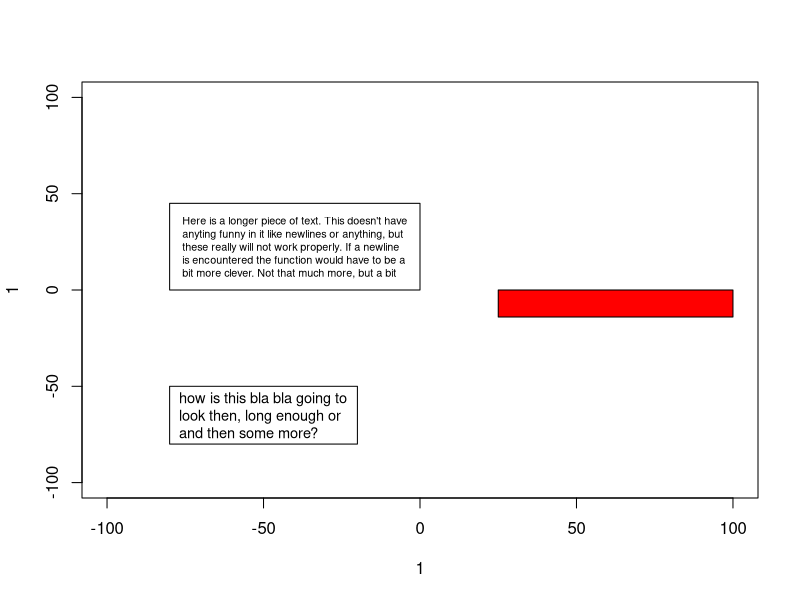
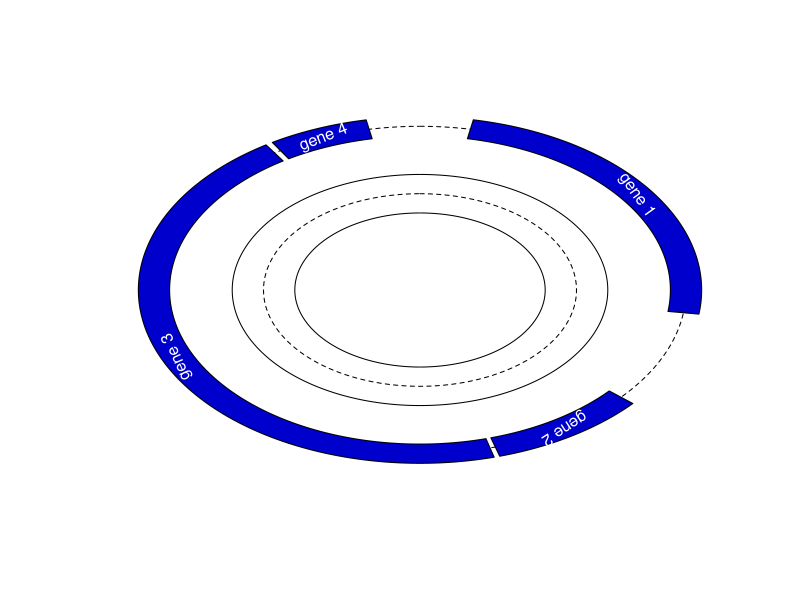

Generate these figures, in order, with R: (Note: this script raises an error after producing the figures.)
## return the points of an arc centered on x, y, from a.beg to a.end and with a radious
## of r
arcPoints <- function( x, y, r, a.beg, a.end, a.n=20, degrees=FALSE){
    if( degrees ){
        a.beg <- pi * a.beg / 180
        a.end <- pi * a.end / 180
    }
        
    angles <- seq(a.beg, a.end, length.out=a.n)
    a.x <- x + sin( angles ) * r
    a.y <- y + cos( angles ) * r
    pts <- matrix( c(a.x, a.y), ncol=2 )
    colnames(pts) <- c('x', 'y')
    pts
}

## draw an arc, as a line
## centered on x,y, and with radius of r+depth and r-depth..
lineArc <- function(x, y, r, a.beg, a.end, a.sep=NA, degrees=FALSE, label=NULL, label.col=1, ...){
    ## set the default here... 
    if(is.na(a.sep))
        a.sep = 0.01
    if( degrees ){
        a.beg <- pi * a.beg / 180
        a.end <- pi * a.end / 180
    }
        
    angles <- seq(a.beg, a.end, by=a.sep)
    a.x <- x + sin( angles ) * r
    a.y <- y + cos( angles ) * r

    lines( a.x, a.y, ... )

    if(!is.null(label)){
        mid.a <- (a.beg + a.end)/2
        ## but the rotation angle we need for the text needs to be in degrees
        rot.a <- -180 * mid.a / pi
        text( x + sin( mid.a ) * r, y + cos( mid.a ) * r,
              label, srt=rot.a, col=label.col )
    }
}

## draw an arc, as a polygon..
## centered on x,y, and with radius of r+depth and r-depth..
polygArc <- function(x, y, r, depth, a.beg, a.end, a.sep=NA, degrees=FALSE, label=NULL, label.col=1, ...){
    ## set the default here... 
    if(is.na(a.sep))
        a.sep = 0.01
    if( degrees ){
        a.beg <- pi * a.beg / 180
        a.end <- pi * a.end / 180
    }
        
    angles <- seq(a.beg, a.end, by=a.sep)
    a.x <- sin( angles )
    a.y <- cos( angles )
    outer.x <- x + (a.x * (r + depth/2))
    outer.y <- y + (a.y * (r + depth/2))

    inner.x <- x + (a.x * (r - depth/2))
    inner.y <- y + (a.y * (r - depth/2))

    polygon( c(outer.x, rev(inner.x)), c(outer.y, rev(inner.y)), ... )

    if(!is.null(label)){
        mid.a <- (a.beg + a.end)/2
        ## but the rotation angle we need for the text needs to be in degrees
        rot.a <- -180 * mid.a / pi
        text( x + sin( mid.a ) * r, y + cos( mid.a ) * r,
              label, srt=rot.a, col=label.col )
    }
}

## x is taken as positions along an arc running from angle, a.beg to a.end
plotPolar <- function(o.x, o.y, x, y, r, y.depth, a.beg, a.end, degrees=FALSE, drawBorders=TRUE, drawCenter=TRUE, ...){
    if( degrees ){
        a.beg <- pi * a.beg / 180
        a.end <- pi * a.end / 180
    }
    x.r <- range(x)
    x.o <- (x - x.r[1]) / (x.r[2] - x.r[1])
    a <- a.beg + x.o * (a.end - a.beg)

    y.r <- range(y)
    y.o <- (y - mean(y.r)) / (y.r[2] - y.r[1])

    y.x <- o.x + sin( a ) * (r + y.o * y.depth)
    y.y <- o.y + cos( a ) * (r + y.o * y.depth)

    if(drawCenter)
        lineArc(o.x, o.y, r, a.beg, a.end, lty=2)
    if(drawBorders){
        lineArc(o.x, o.y, r + y.depth/2, a.beg, a.end )
        lineArc(o.x, o.y, r - y.depth/2, a.beg, a.end )
    }
    
    points(y.x, y.y, ...)
    
}

## if useNormals is true then the user may specify two additional points; one point
## extending from the first and last position for calculating the normals.
pathLetters <- function( x, y, word, cex=NA, cex.adj=0.75, useNormals=FALSE, ... ){
    chars <- unlist(strsplit(word, ''))
    ## to work out a reasonable cex we need to know the space between the letters
    ## that is the distances between the positions in x and y
    l <- length(chars)
    if(useNormals){
        ## we could consider using lowess / loess / smooth.spline / predict
        ## to get smoother transitions, but I think this is pretty OK to start with
        if(length(x) == length(chars) + 2){
            x.x <- x
            y.x <- y
            x <- x[2:(l+1)]
            y <- y[2:(l+1)]
        }else{
            ## add a point before and a point after that is extended in
            ## the same direction as the adjacent point
            x.x <- c( x[1] - (x[2] - x[1]), x, x[l] + (x[l] - x[l-1]) )
            y.x <- c( y[1] - (y[2] - y[1]), y, y[l] + (y[l] - y[l-1]) )
        }

        x.d <- x.x[3:(l+2)] - x.x[1:l]
        y.d <- y.x[3:(l+2)] - y.x[1:l]
        normals <- 1 * 180/pi * acos( x.d / sqrt(x.d^2 + y.d^2) ) ## we need
        normals <- ifelse( y.d < 0, -1 * normals, normals )
    }
    d <-  sqrt( diff(x)^2 + diff(y)^2 )
    def.cex <- par("cex")
    if(is.na(cex)){
        w.ratios <- c(d[1], d) / strwidth( chars )
        cex <- cex.adj * def.cex * min( w.ratios )
    }
    ## Then if we have not defined any normals, then we simply do
    if(!useNormals){
        text( x, y, chars, cex=cex, ... )
    }else{
        ## srt can only be a single value.. 
        for(i in 1:l){
            text( x[i], y[i], chars[i], cex=cex, srt=normals[i], ... )
        }
    }
}

## wraps text using usr coordinates roughly translated to columns
## does not use strwrap in order to work better with non-monospaced
## fonts
## returns the string with newlines added and width and height
## required
usrStrWrap <- function(w, txt, ...){
    words <- unlist(strsplit(txt, ' |\t'))
    current.line = words[1]
    txt.f <- current.line
    i <- 2
    while(i <= length(words)){
        if( strwidth( paste( current.line, words[i] ), ... ) <= w ){
            current.line <- paste(current.line, words[i])
            txt.f <- paste(txt.f, words[i])
        }else{
            current.line <- words[i]
            txt.f <- paste(txt.f, words[i], sep='\n')
        }
        i <- i + 1
    }
    list('w'=strwidth(txt.f, ...), 'h'=strheight(txt.f, ...), 's'=txt.f)
}

## r is the locations of a bounding box
## left, right, bottom, top (the same as you get from par("usr")
## this function seems to work OK, but is really rather messy.. 
## note that I could probably use strwrap here; but that wraps on
## columns.. 
boxText <- function(r, txt, max.cex=NA, min.cex=NA, margin=0.1){
    w = r[2] - r[1]
    h = r[4] - r[3]
    ## split the txt into words
    ## we can only handle one set of words to start with.. 
    words <- unlist(strsplit(txt, ' '))
    words.nchar <- nchar(words)
    ## word.widths <- strwidth( words )
    txt.nchar <- nchar(txt)
    char.width <- strwidth( txt ) / txt.nchar ## an approximation
    char.height <- strheight( txt )  ## should be the same for all
    ## work out the ideal number of chars per line on the basis of the dimensions of the box
    ## we intentionally skew this towards allowing a longe text per line than necessary,
    ## since no line is likely to give the exact number.
    line.nchar <- sqrt( (char.height / char.width) * (txt.nchar * w / h) )
    line.n <- floor(sqrt( (h/w) * (char.width/char.height) * txt.nchar ))
    ### UGLY KLUDGE BODGE
    ### to avoid doing something re-iterative; as that is the only way that I can
    ### thing of getting things to work. 
    line.nchar <- ceiling(txt.nchar / line.n) + mean(words.nchar) * line.n / 3

    ## an approximation of the space under the current cex
    line.width <- line.nchar * char.width 
    
    ## for filling the box
    txt.prt <- words[1]
    i <- 2
    while(i <= length(words)){
        current.line <- words[i-1]
        line.length <- nchar( words[i-1] )
        while(i <= length(words) && strwidth(paste(current.line, words[i])) <= line.width ){
#        while( line.length + nchar(words[i]) <= line.nchar && i <= length(words)  ){
            txt.prt <- paste(txt.prt, words[i]) ## sep is a space..
            current.line <- paste(current.line, words[i])
            line.length <- line.length + nchar(words[i]) + 1
            i <- i + 1
        }
        if(i <= length(words)){
            txt.prt <- paste(txt.prt, words[i], sep='\n')
            i <- i + 1
        }
    }
    ## now I should have something reasonable..
    txt.width.r <- (1 + margin) * strwidth(txt.prt) / w
    txt.height.r <- (1 + margin) * strheight(txt.prt) / h
    ## simply scale the cex appropriately
    max.r <- max( c(txt.width.r, txt.height.r) )
    cex <- par("cex") / max.r
    text( r[1] + w * margin/2, mean(r[3:4]), txt.prt, cex=cex, adj=c(0,0.5) )
    invisible(cex)
}

## test the above..
plot(1,1, type='n', xlim=c(-100, 100), ylim=c(-100, 100))

xleft <- -80
xright <- -20
ybot <- -80
ytop <- -50
rect( xleft, ybot, xright, ytop )
boxText( c(xleft, xright, ybot, ytop), 'how is this bla bla going to look then, long enough or and then some more?')

xleft <- -80
xright <- -0
ybot <- 0
ytop <- 45
rect( xleft, ybot, xright, ytop )
boxText( c(xleft, xright, ybot, ytop), "Here is a longer piece of text. This doesn't have anyting funny in it like newlines or anything, but these really will not work properly. If a newline is encountered the function would have to be a bit more clever. Not that much more, but a bit")

## try the string_wrap...
txt <- 'Hello there. This is a piece of text with some stuff in it. I\'m not really sure how it will come out when I format it, but we\'ll soon find out'
txt.f <- usrStrWrap( 75, txt )
txt.f <- usrStrWrap( 75, txt, cex=0.5 )
text(25, 0, txt.f$s, adj=c(0,1), cex=0.5 )
rect( 25, 0-txt.f$h, 100, 0, col='red' )

### so taken together we can do..
gene.pos <- matrix(ncol=2, byrow=TRUE,
                   data=c(10, 90,
                          120, 150,
                          151, 300,
                          301, 320) )
colnames(gene.pos) <- c('beg', 'end')
rownames( gene.pos ) <- c('gene 1', 'gene 2', 'gene 3', 'gene 4') 
genome.size <- 330

measure.x <- sample( 1:genome.size, 42 )
measure.y <- rnorm( length(measure.x) )

## set up a plottin area with no labels or anything else
fig.r <- 100
pdf('polar_plot.pdf', width=7, height=7, title='Polar plot')
plot( 1, type='n', axes=FALSE, xlim=c(-fig.r,fig.r), ylim=c(-fig.r,fig.r), xlab='', ylab='' )

g.r <- 85
g.w <- 10

lineArc(0, 0, g.r, 0, 2*pi, lty=2)
sapply( rownames(gene.pos), function(x){
    b <- 2 * pi * ( gene.pos[x, 'beg'] / genome.size )
    e <- 2 * pi * ( gene.pos[x, 'end'] / genome.size )
    polygArc( 0, 0, g.r, g.w, b, e, label=x, col=rgb(0, 0, 0.8), label.col='white')
})

## and then lets plot the points along an inner axis..
m.r <- 50
m.w <- 20
#lineArc(0, 0, m.r, 0, 2 * pi, lty=2 )
#polygArc( 0, 0, m.r, m.w, 0, 2 * pi )
plotPolar(0, 0, measure.x, measure.y, m.r, m.w, 0, 2*pi, col=hsvScale(1:length(measure.x)), pch=19 )

dev.off()

### we can also do something a bit silly,,,
### and draw pie-charts when we want to.. with offsets pies.. 
plot( 1, type='n', axes=FALSE, xlim=c(-fig.r,fig.r), ylim=c(-fig.r,fig.r), xlab='', ylab='' )
polygArc(0, 0, 25, 50, 0, pi/3, degrees=FALSE, col='red' )
polygArc( 2 * sin( (pi/3 + 2.5*pi/3)/2), 2 * cos( (pi/3 + 2.5*pi/3)/2 ), 25, 50, pi/3, 2.5 * pi/3, degrees=FALSE, col='green' )
polygArc(0, 0, 25, 50, 2.5*pi/3, 1.2 * pi, degrees=FALSE, col='blue' )
polygArc(0, 0, 25, 50, 1.2 * pi, 1.7 * pi, degrees=FALSE, col='grey' )
polygArc(0, 0, 25, 50, 1.7 * pi, 2*pi, degrees=FALSE, col='cyan' )

polygArc(-75, 50, 25, 10, 0, 2*pi, col='blue', border=NA)

## but can we do..
polygArc(-75, 50, 25, 10, -pi/2, pi/2, col='green', border=NA)


## lets draw letters on a set of points. First let us take our string...
pdf("text_along_paths.pdf", width=7, height=7, title='Text along paths')
plot( 0,0, xlim=c(-100, 100), ylim=c(-100, 100), type='n', axes=FALSE, xlab='', ylab='' )
txt <- 'HELLO there stranger'
txt.pts <- arcPoints( 0, 0, 40, 0, 180, a.n=nchar(txt), degrees=TRUE )
pathLetters( txt.pts[,1], txt.pts[,2], txt, cex.adj=0.75  )
txt.pts.2 <- arcPoints( 0, 0, 60, 0, 180, a.n=nchar(txt), degrees=TRUE )
pathLetters( txt.pts.2[,1], txt.pts.2[,2], txt, cex.adj=0.75, useNormals=TRUE )

txt.pts.3 <- arcPoints( 0, 0, 80, 0, 270, a.n=nchar(txt), degrees=TRUE )
pathLetters( txt.pts.3[,1], txt.pts.3[,2], txt, cex.adj=0.75, useNormals=TRUE )

pathLetters( 1:nchar(txt) * 10 - 100, (1:nchar(txt))^2 -100, txt, cex.adj=1, useNormals=TRUE, col='blue' )

x <- seq(-100, 100, length.out=(nchar(txt)+2))
y <- 50 * sin( pi * x/100 )
pathLetters( x, y, txt, useNormals=TRUE, col='red', cex.adj=1 )
pathLetters( x, y, txt, useNormals=TRUE, col='brown', cex=1 )
dev.off()

## some ideas as to how to output tables in R..
## there are a whole load of things, but these generally markdown / latex / html
## output, rather than simply drawing a tabe using the plot functions..

## say we would like to plot a table,,

plotTable <- function(df, c.widths=NULL){
    if(is.null(c.widths)){
        c.widths <- apply( df, 2, function(x){ max( strwidth(x) ) } )
    }
    r.heights <- apply( df, 1, function(x){ max( strheight(x) ) } )
    max.width <- max( c.widths )
    max.height <- max( r.heights )
    w.m <- 0.1 * max.width
    r.m <- 0.1 * max.height
    x.pos <- cumsum( c.widths + w.m )
    y.pos <- cumsum( r.heights + r.m )

    ## then in the simplest possible way..
    text( rep(x.pos, nrow(df)), t( matrix(rep(y.pos, ncol(df)), nrow=nrow(df))), df )
}
